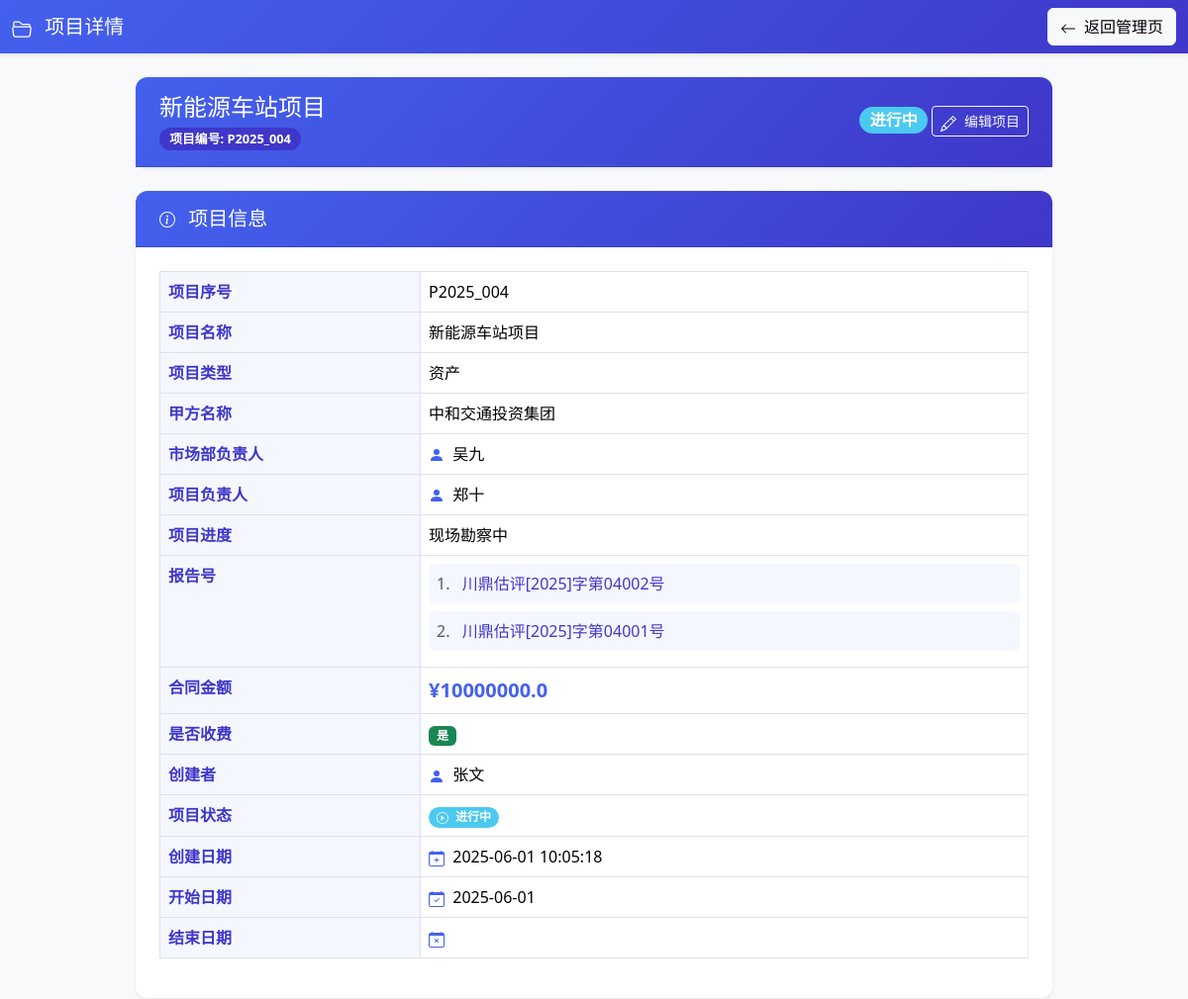
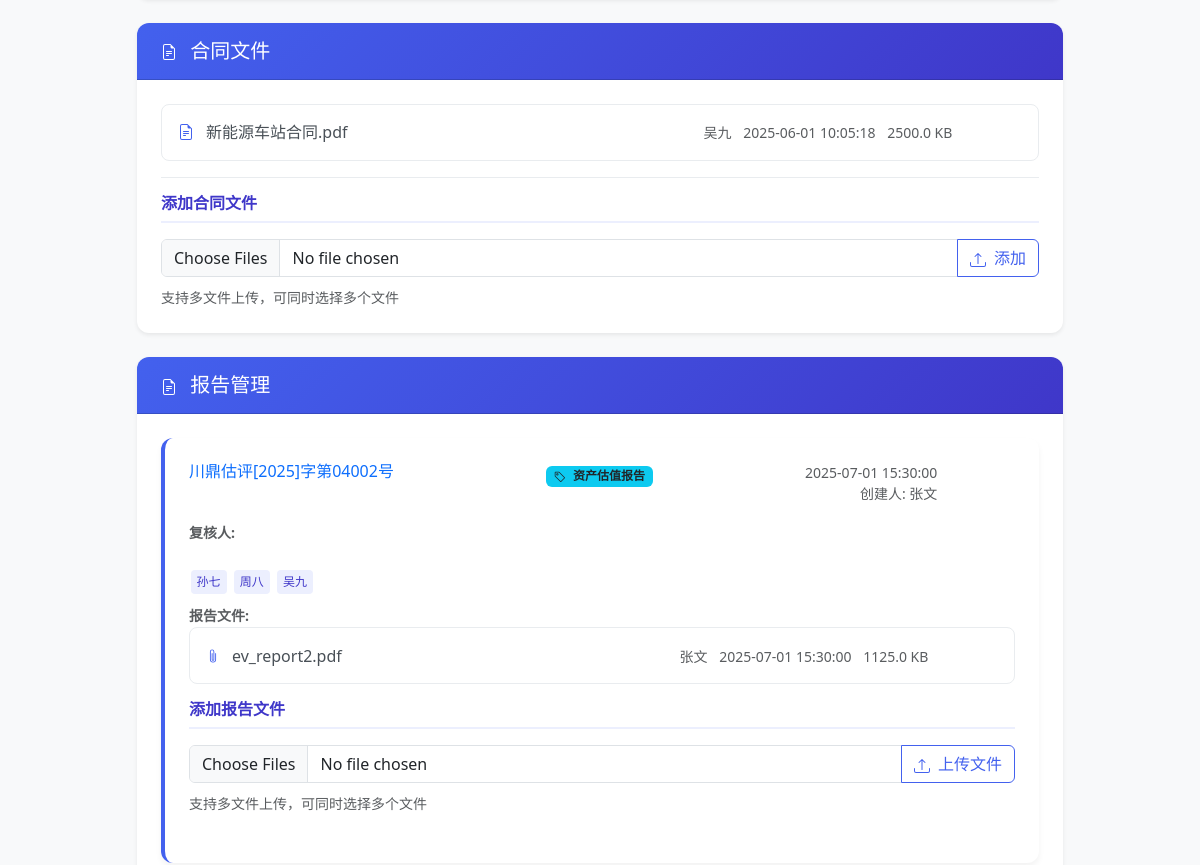
Before: /project/4 (signed in, upper part) with the older database file (2 pictures, top to bottom).
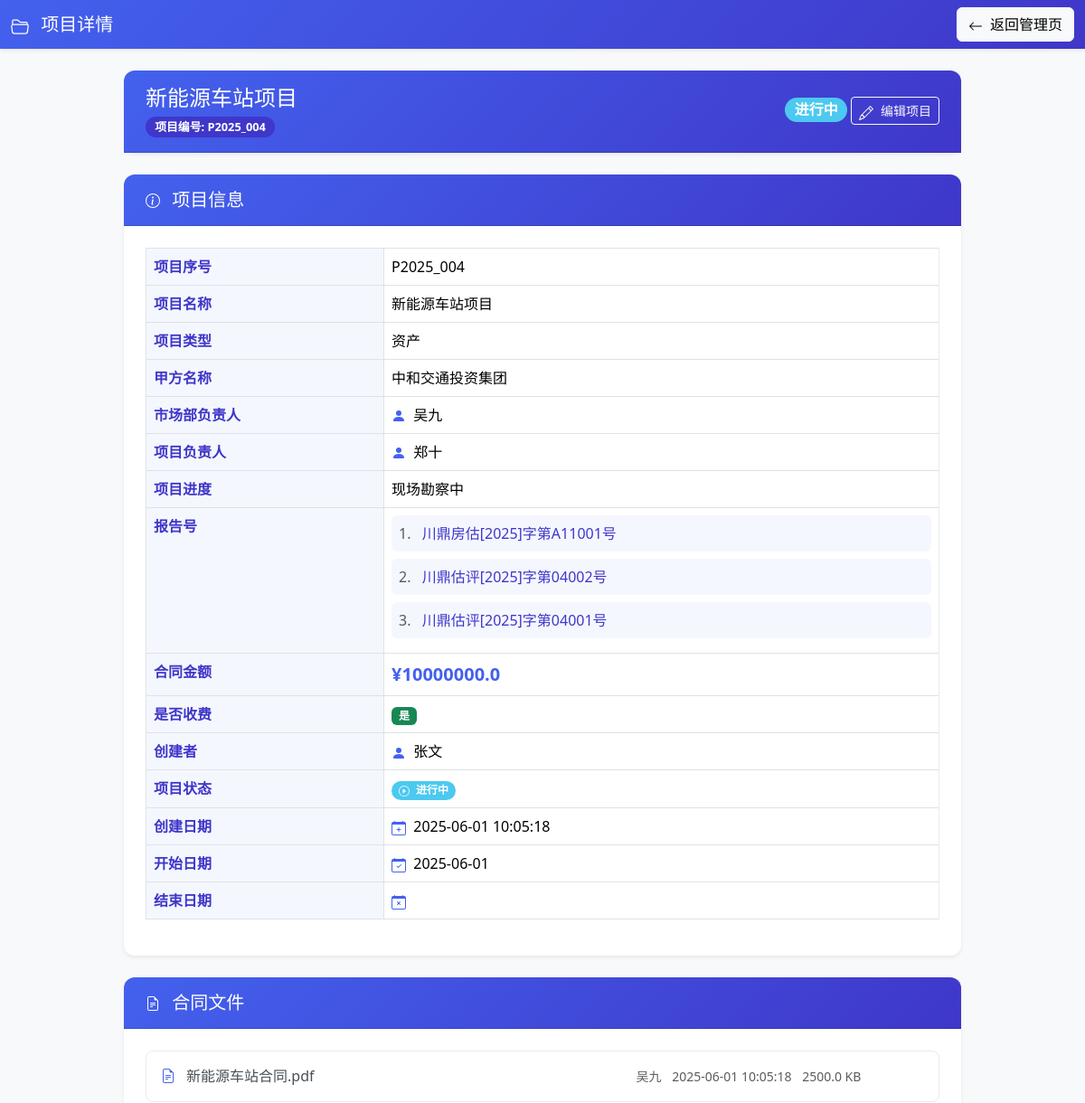
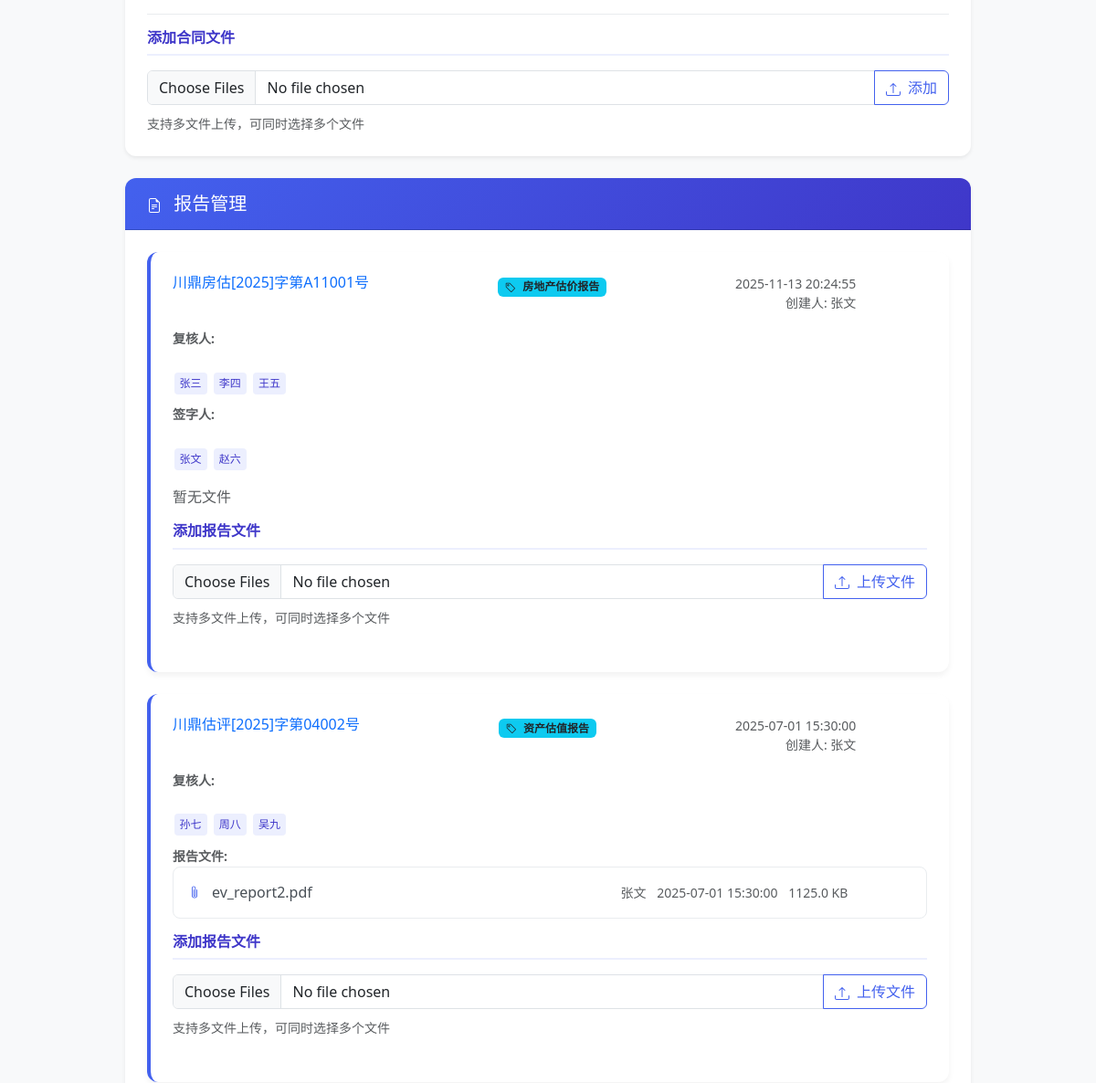
After: the same page with the newer database file (2 pictures, top to bottom).
### tables this page shows
CREATE TABLE reports (
        id INTEGER PRIMARY KEY AUTOINCREMENT,
        report_no TEXT NOT NULL,         -- 报告号
        project_id INTEGER,              -- 关联的项目ID
        report_type TEXT,                -- 报告类型（新增字段）
        file_paths TEXT,                 -- 文件路径（多个以逗号分隔）
        creator TEXT,                    -- 创建人用户名
        creator_realname TEXT,           -- 创建人真实姓名
        create_date TEXT,                -- 创建日期
        reviewer1 TEXT,                  -- 复核人1用户名
        reviewer2 TEXT,                  -- 复核人2用户名
        reviewer3 TEXT,                  -- 复核人3用户名
        signer1 TEXT,                    -- 签字人1用户名
        signer2 TEXT,                    -- 签字人2用户名
        FOREIGN KEY (project_id) REFERENCES projects (id)
    );

CREATE TABLE contract_files (
        id INTEGER PRIMARY KEY AUTOINCREMENT,
        project_id INTEGER,               -- 关联的项目ID
        file_path TEXT NOT NULL,          -- 文件路径
        file_name TEXT NOT NULL,          -- 原文件名
        uploader_username TEXT NOT NULL,  -- 上传者用户名
        uploader_realname TEXT NOT NULL,  -- 上传者真实姓名
        upload_time TEXT NOT NULL,        -- 上传时间
        file_size INTEGER,                -- 文件大小（字节）
        FOREIGN KEY (project_id) REFERENCES projects (id)
    );

CREATE TABLE users (
        id INTEGER PRIMARY KEY AUTOINCREMENT,
        username TEXT UNIQUE NOT NULL,
        realname TEXT,
        user_type TEXT,
        password TEXT,
        -- 新增字段
        phone TEXT,
        email TEXT,
        hire_date TEXT,
        education TEXT,
        position TEXT,
        department TEXT,
        create_time TEXT DEFAULT CURRENT_TIMESTAMP,
        update_time TEXT DEFAULT CURRENT_TIMESTAMP
    );

CREATE TABLE report_files (
        id INTEGER PRIMARY KEY AUTOINCREMENT,
        report_id INTEGER,               -- 关联的报告ID
        file_path TEXT NOT NULL,         -- 文件路径
        file_name TEXT NOT NULL,         -- 原文件名
        uploader_username TEXT NOT NULL, -- 上传者用户名
        uploader_realname TEXT NOT NULL, -- 上传者真实姓名
        upload_time TEXT NOT NULL,       -- 上传时间
        file_size INTEGER,               -- 文件大小（字节）
        FOREIGN KEY (report_id) REFERENCES reports (id)
    );

### routes/project_routes.py (the view)
@router.get("/project/{project_id}", response_class=HTMLResponse)
async def project_info(
    request: Request,
    project_id: int,
    user: dict = Depends(login_required),
    db: sqlite3.Connection = Depends(get_db)
):
    return await project_service.get_project_info(request, project_id, user, db)

### templates/project_info.html (shortened to what the changed rows need)
<!DOCTYPE html>
<html lang="zh-CN">
<head>
  <link href="https://cdn.jsdelivr.net/npm/bootstrap@5.3.2/dist/css/bootstrap.min.css" rel="stylesheet">
</head>
<body class="bg-light">
  <div class="container mt-4">
    <div class="row">
      <div class="col-lg-10 mx-auto">
        <div class="card shadow-sm mb-4">
          <div class="card-body">
            <div class="table-responsive">
              <table class="table table-bordered table-hover table-details">
                <tbody>
                  <tr>
                    <th>项目序号</th>
                  </tr>
                  <tr>
                    <th>项目名称</th>
                  </tr>
                  <tr>
                    <th>项目类型</th>
                  </tr>
                  <tr>
                    <th>甲方名称</th>
                  </tr>
                  <tr>
                    <th>市场部负责人</th>
                    <td>
                      {% if project.market_leader_realname %}
                      <svg xmlns="http://www.w3.org/2000/svg" width="16" height="16" fill="currentColor"
                        class="bi bi-person-fill me-1 info-icon" viewBox="0 0 16 16">
                        <path d="M3 14s-1 0-1-1 1-4 6-4 6 3 6 4-1 1-1 1H3Zm5-6a3 3 0 1 0 0-6 3 3 0 0 0 0 6Z" />
                      </svg>
                      {{ project.market_leader_realname }}
                      {% else %}
                      <span class="text-muted">未设置</span>
                      {% endif %}
                    </td>
                  </tr>
                  <tr>
                    <th>项目负责人</th>
                  </tr>
                  <tr>
                    <th>项目进度</th>
                  </tr>
                  <tr>
                    <th>报告号</th>
                    <td>
                      {% if reports %}
                      <div class="report-numbers-list">
                        {% for report in reports %}
                        <div class="report-number-item">
                          <span class="text-muted me-2">{{ loop.index }}.</span>
                          <span class="report-no-text">{{ report.report_no }}</span>
                        </div>
                        {% endfor %}
                      </div>
                      {% else %}
                      <span class="text-muted">暂无报告</span>
                      {% endif %}
                    </td>
                  </tr>
                  <tr>
                    <th>合同金额</th>
                  </tr>
                  <tr>
                    <th>是否收费</th>
                  </tr>
                  <tr>
                    <th>创建者</th>
                  </tr>
                  <tr>
                    <th>项目状态</th>
                  </tr>
                  <tr>
                    <th>创建日期</th>
                  </tr>
                  <tr>
                    <th>开始日期</th>
                  </tr>
                  <tr>
                    <th>结束日期</th>
                  </tr>
                </tbody>
              </table>
            </div>
          </div>
        </div>
        <div class="card shadow-sm mb-4">
          <div class="card-body">
            {% if contract_files %}
            <div class="mb-3">
              {% for file in contract_files %}
              {% set filename = file.file_name %}
              <div class="file-item position-relative contract-file-hover">
                <a href="/{{ file.file_path }}" target="_blank" class="file-link">
                  {{ filename }}
                </a>
                <div class="ms-auto file-info">
                  <small class="text-muted">
                    <span class="uploader">{{ file.uploader_realname }}</span>
                    <span class="upload-time ms-2">{{ file.upload_time }}</span>
                    {% if file.file_size %}
                    <span class="file-size ms-2">{{ (file.file_size / 1024) | round(1) }} KB</span>
                    {% endif %}
                  </small>
                </div>
              </div>
              {% endfor %}
            </div>
            {% else %}
            <p class="text-muted text-center mb-3">暂无合同文件</p>
            {% endif %}
          </div>
        </div>
        <div class="card shadow-sm mb-4">
          <div class="card-body">
            {% if reports %}
            <div class="mb-4">
              <div class="row">
                {% for report in reports %}
                <div class="col-12 mb-4">
                  <div class="card report-card h-100 report-card-hover">
                    <div class="card-body">
                      <div class="d-flex justify-content-between align-items-start mb-3">
                        <h6 class="card-title text-primary mb-0">{{ report.report_no }}</h6>
                        <div class="report-type-badge">
                          <span class="badge bg-info text-dark">
                            {{ report.report_type }}
                          </span>
                        </div>
                        <div class="d-flex align-items-center">
                          <small class="text-muted text-end me-3">
                            <div>{{ report.create_date }}</div>
                            <div>创建人: {{ report.creator_realname }}</div>
                          </small>
                        </div>
                      </div>
                      <div class="mb-2">
                        <div class="reviewer-header">
                          <small class="text-muted fw-bold">复核人:</small>
                          {% set can_edit_report = (user.user_type == 'admin' or user.username == report.creator) and
                          project.status == 'active' %}
                        </div>
                        <div class="d-flex flex-wrap gap-1">
                          {% if report.reviewer1 %}
                          {% for user_item in users %}
                          {% if user_item.username == report.reviewer1 %}
                          <span class="person-badge">{{ user_item.realname }}</span>
                          {% endif %}
                          {% endfor %}
                          {% endif %}
                          {% if report.reviewer2 %}
                          {% for user_item in users %}
                          {% if user_item.username == report.reviewer2 %}
                          <span class="person-badge">{{ user_item.realname }}</span>
                          {% endif %}
                          {% endfor %}
                          {% endif %}
                          {% if report.reviewer3 %}
                          {% for user_item in users %}
                          {% if user_item.username == report.reviewer3 %}
                          <span class="person-badge">{{ user_item.realname }}</span>
                          {% endif %}
                          {% endfor %}
                          {% endif %}
                        </div>
                      </div>
                      {% set signature_required_types = ["房地产估价报告", "资产评估报告", "土地报告"] %}
                      {% if report.report_type in signature_required_types %}
                      <div class="mb-3">
                        <div class="signer-header">
                          <small class="text-muted fw-bold">签字人:</small>
                        </div>
                        <div class="d-flex flex-wrap gap-1">
                          {% if report.signer1 %}
                          {% for user_item in users %}
                          {% if user_item.username == report.signer1 %}
                          <span class="person-badge">{{ user_item.realname }}</span>
                          {% endif %}
                          {% endfor %}
                          {% endif %}
                          {% if report.signer2 %}
                          {% for user_item in users %}
                          {% if user_item.username == report.signer2 %}
                          <span class="person-badge">{{ user_item.realname }}</span>
                          {% endif %}
                          {% endfor %}
                          {% endif %}
                        </div>
                      </div>
                      {% endif %}
                      {% if report.files %}
                      <div class="mb-3">
                        <small class="text-muted fw-bold">报告文件:</small>
                        {% for file in report.files %}
                        <div class="file-item position-relative report-file-hover">
                          <a href="/{{ file.file_path }}" target="_blank" class="file-link">
                            <svg xmlns="http://www.w3.org/2000/svg" width="14" height="14" fill="currentColor"
                              class="bi bi-paperclip file-icon" viewBox="0 0 16 16">
                              <path
                                d="M4.5 3a2.5 2.5 0 0 1 5 0v9a1.5 1.5 0 0 1-3 0V5a.5.5 0 0 1 1 0v7a.5.5 0 0 0 1 0V3a1.5 1.5 0 1 0-3 0v9a2.5 2.5 0 0 0 5 0V5a.5.5 0 0 1 1 0v7a3.5 3.5 0 1 1-7 0V3z" />
                            </svg>
                            {{ file.file_name }}
                          </a>
                          <div class="ms-auto file-info">
                            <small class="text-muted">
                              <span class="uploader">{{ file.uploader_realname }}</span>
                              <span class="upload-time ms-2">{{ file.upload_time }}</span>
                              {% if file.file_size %}
                              <span class="file-size ms-2">{{ (file.file_size / 1024) | round(1) }} KB</span>
                              {% endif %}
                            </small>
                          </div>
                        </div>
                        {% endfor %}
                      </div>
                      {% else %}
                      <p class="text-muted mb-3">暂无文件</p>
                      {% endif %}
                      {% if can_edit_report %}
                      <div class="update-form">
                        <h6 class="section-title">添加报告文件</h6>
                        <form action="/project/{{ project.id }}/update_report/{{ report.report_no }}" method="post"
                          enctype="multipart/form-data">
                          <div class="input-group mb-2">
                            <input type="file" name="report_files" class="form-control"
                              accept=".pdf,.doc,.docx,.xls,.xlsx,.jpg,.jpeg,.png" multiple>
                            <button type="submit" class="btn btn-outline-primary">
                              上传文件
                            </button>
                          </div>
                          <small class="text-muted">支持多文件上传，可同时选择多个文件</small>
                        </form>
                      </div>
                      {% endif %}
                    </div>
                  </div>
                </div>
                {% endfor %}
              </div>
            </div>
            {% else %}
            <p class="text-muted text-center mb-3">暂无报告</p>
            {% endif %}
          </div>
        </div>
      </div>
    </div>
  </div>
</body>
</html>

Changed rows visible on the page:
added reports: report_no "川鼎房估[2025]字第A11001号", report_type "房地产估价报告", create_date "2025-11-13 20:24:55", creator_realname "张文", shows "暂无文件"
now on this page (row unchanged): users: realname "张三", shown under "川鼎房估[2025]字第A11001号"
now on this page (row unchanged): users: realname "李四", shown under "川鼎房估[2025]字第A11001号"
now on this page (row unchanged): users: realname "王五", shown under "川鼎房估[2025]字第A11001号"
now on this page (row edited): users: realname "张文", shown under "川鼎房估[2025]字第A11001号"
now on this page (row unchanged): users: realname "赵六", shown under "川鼎房估[2025]字第A11001号"
